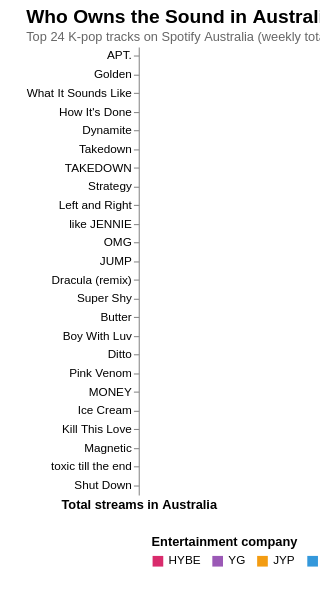

Vega-Lite specification for this chart:
### Vega-Lite specification from a JSON file in a GitHub repository (floating-point values rounded to 4 significant figures)
{"title": {"text": "Who Owns the Sound in Australia?", "subtitle": "Top 24 K-pop tracks on Spotify Australia (weekly totals, May 2026), coloured by entertainment company. Source: kworb.net.", "anchor": "start", "fontSize": 18, "subtitleFontSize": 12, "subtitleColor": "#666"}, "width": "container", "height": 420, "autosize": {"type": "fit-x", "contains": "padding"}, "config": {"view": {"stroke": null}, "axis": {"labelFontSize": 11, "titleFontSize": 12}, "legend": {"orient": "bottom", "titleFontSize": 12, "labelFontSize": 11, "padding": 12, "offset": 12, "columns": 0}}, "data": {"values": [{"label": "HYBE", "artist": "BTS", "track": "Dynamite", "streams": 23512194}, {"label": "YG", "artist": "ROSÉ", "track": "APT.", "streams": 80640645}, {"label": "Other", "artist": "HUNTR/X", "track": "Golden", "streams": 70921705}, {"label": "Other", "artist": "HUNTR/X", "track": "What It Sounds Like", "streams": 27566212}, {"label": "Other", "artist": "HUNTR/X", "track": "How It's Done", "streams": 26808353}, {"label": "Other", "artist": "HUNTR/X", "track": "Takedown", "streams": 20064378}, {"label": "JYP", "artist": "TWICE", "track": "TAKEDOWN", "streams": 11194254}, {"label": "JYP", "artist": "TWICE", "track": "Strategy", "streams": 9275340}, {"label": "HYBE", "artist": "Jung Kook", "track": "Left and Right", "streams": 8069935}, {"label": "YG", "artist": "JENNIE", "track": "like JENNIE", "streams": 7650568}, {"label": "HYBE", "artist": "NewJeans", "track": "OMG", "streams": 7442775}, {"label": "YG", "artist": "BLACKPINK", "track": "JUMP", "streams": 7327921}, {"label": "YG", "artist": "JENNIE", "track": "Dracula (remix)", "streams": 7237909}, {"label": "HYBE", "artist": "NewJeans", "track": "Super Shy", "streams": 6862897}, {"label": "HYBE", "artist": "BTS", "track": "Butter", "streams": 6500358}, {"label": "HYBE", "artist": "BTS", "track": "Boy With Luv", "streams": 5841900}, {"label": "HYBE", "artist": "NewJeans", "track": "Ditto", "streams": 5171825}, {"label": "YG", "artist": "BLACKPINK", "track": "Pink Venom", "streams": 4905719}, {"label": "YG", "artist": "LISA", "track": "MONEY", "streams": 4781043}, {"label": "YG", "artist": "BLACKPINK", "track": "Ice Cream", "streams": 4661109}, {"label": "YG", "artist": "BLACKPINK", "track": "Kill This Love", "streams": 4638506}, {"label": "HYBE", "artist": "ILLIT", "track": "Magnetic", "streams": 4388579}, {"label": "YG", "artist": "ROSÉ", "track": "toxic till the end", "streams": 3502927}, {"label": "YG", "artist": "BLACKPINK", "track": "Shut Down", "streams": 3446077}]}, "transform": [{"window": [{"op": "row_number", "as": "rank"}], "sort": [{"field": "streams", "order": "descending"}]}], "mark": {"type": "bar", "cornerRadiusEnd": 3}, "encoding": {"y": {"field": "track", "type": "nominal", "sort": "-x", "title": null, "axis": {"labelLimit": 200}}, "x": {"field": "streams", "type": "quantitative", "title": "Total streams in Australia", "axis": {"format": "~s"}}, "color": {"field": "label", "type": "nominal", "title": "Entertainment company", "scale": {"domain": ["HYBE", "YG", "JYP", "SM", "Other"], "range": ["#d92b6c", "#9b59b6", "#f39c12", "#3498db", "#7f8c8d"]}, "legend": {"orient": "bottom"}}, "tooltip": [{"field": "artist", "title": "Artist"}, {"field": "track", "title": "Track"}, {"field": "label", "title": "Label"}, {"field": "streams", "title": "AU streams", "format": ","}]}, "$schema": "https://vega.github.io/schema/vega-lite/v5.json", "padding": {"left": 24, "right": 24, "top": 8, "bottom": 8}}
